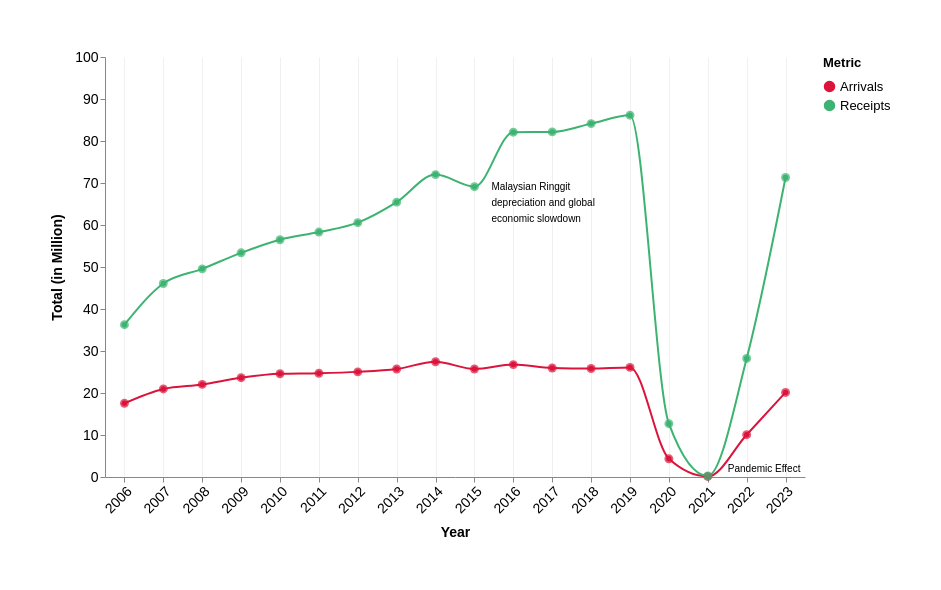

Vega-Lite specification for this chart:
### Vega-Lite specification from a JSON file in a GitHub repository (floating-point values rounded to 4 significant figures)
{"$schema": "https://vega.github.io/schema/vega-lite/v5.json", "width": 700, "height": 420, "padding": {"left": 50, "right": 50, "top": 50, "bottom": 50}, "data": {"values": [{"year": "2006", "Arrivals": 17.55, "Receipts": 36.27}, {"year": "2007", "Arrivals": 20.97, "Receipts": 46.07}, {"year": "2008", "Arrivals": 22.05, "Receipts": 49.56}, {"year": "2009", "Arrivals": 23.64, "Receipts": 53.37}, {"year": "2010", "Arrivals": 24.58, "Receipts": 56.49}, {"year": "2011", "Arrivals": 24.71, "Receipts": 58.32}, {"year": "2012", "Arrivals": 25.03, "Receipts": 60.56}, {"year": "2013", "Arrivals": 25.72, "Receipts": 65.44}, {"year": "2014", "Arrivals": 27.44, "Receipts": 72.0}, {"year": "2015", "Arrivals": 25.72, "Receipts": 69.12}, {"year": "2016", "Arrivals": 26.76, "Receipts": 82.1}, {"year": "2017", "Arrivals": 25.95, "Receipts": 82.17}, {"year": "2018", "Arrivals": 25.83, "Receipts": 84.14}, {"year": "2019", "Arrivals": 26.1, "Receipts": 86.14}, {"year": "2020", "Arrivals": 4.33, "Receipts": 12.69}, {"year": "2021", "Arrivals": 0.13, "Receipts": 0.24}, {"year": "2022", "Arrivals": 10.07, "Receipts": 28.23}, {"year": "2023", "Arrivals": 20.14, "Receipts": 71.31}]}, "transform": [{"fold": ["Arrivals", "Receipts"], "as": ["Metric", "Value"]}], "layer": [{"mark": {"type": "line", "point": true, "interpolate": "monotone", "tooltip": true}, "encoding": {"x": {"field": "year", "type": "ordinal", "title": "Year", "axis": {"labelAngle": -45, "titlePadding": 10, "labelFontSize": 14, "titleFontSize": 14, "grid": true, "gridOpacity": 0.45}}, "y": {"field": "Value", "type": "quantitative", "title": "Total (in Million)", "axis": {"titlePadding": 10, "labelFontSize": 14, "titleFontSize": 14, "grid": false}, "scale": {"domain": [0, 100]}}, "color": {"field": "Metric", "type": "nominal", "scale": {"domain": ["Arrivals", "Receipts"], "range": ["#DC143C", "#3CB371"]}, "legend": {"title": "Metric", "labelFontSize": 13, "titleFontSize": 13, "titlePadding": 10}}}}, {"mark": {"type": "point", "tooltip": true, "filled": true, "size": 80}, "encoding": {"x": {"field": "year", "type": "ordinal"}, "y": {"field": "Value", "type": "quantitative"}, "color": {"field": "Metric", "type": "nominal"}, "tooltip": [{"field": "year", "title": "Year"}, {"field": "Metric", "title": "Metric"}, {"field": "Value", "title": "Value", "format": ".2f"}]}}, {"mark": {"type": "text", "fontSize": 14, "fontStyle": "Helvetica Neue", "align": "left", "color": "#000", "dx": 17, "dy": -1}, "encoding": {"x": {"field": "year", "type": "ordinal", "title": "Year"}, "y": {"field": "Value", "type": "quantitative"}, "text": {"value": ["Malaysian Ringgit", "depreciation and global", "economic slowdown"]}}, "transform": [{"filter": {"field": "Value", "equal": 69.12}}]}, {"mark": {"type": "text", "fontSize": 14, "fontStyle": "Helvetica Neue", "align": "left", "color": "#000", "dx": 20, "dy": -7.5}, "encoding": {"x": {"field": "year", "type": "ordinal", "title": "Year"}, "y": {"field": "Value", "type": "quantitative"}, "text": {"value": ["Pandemic Effect"]}}, "transform": [{"filter": {"field": "Value", "equal": 0.24}}]}], "config": {"view": {"stroke": "transparent"}}}
